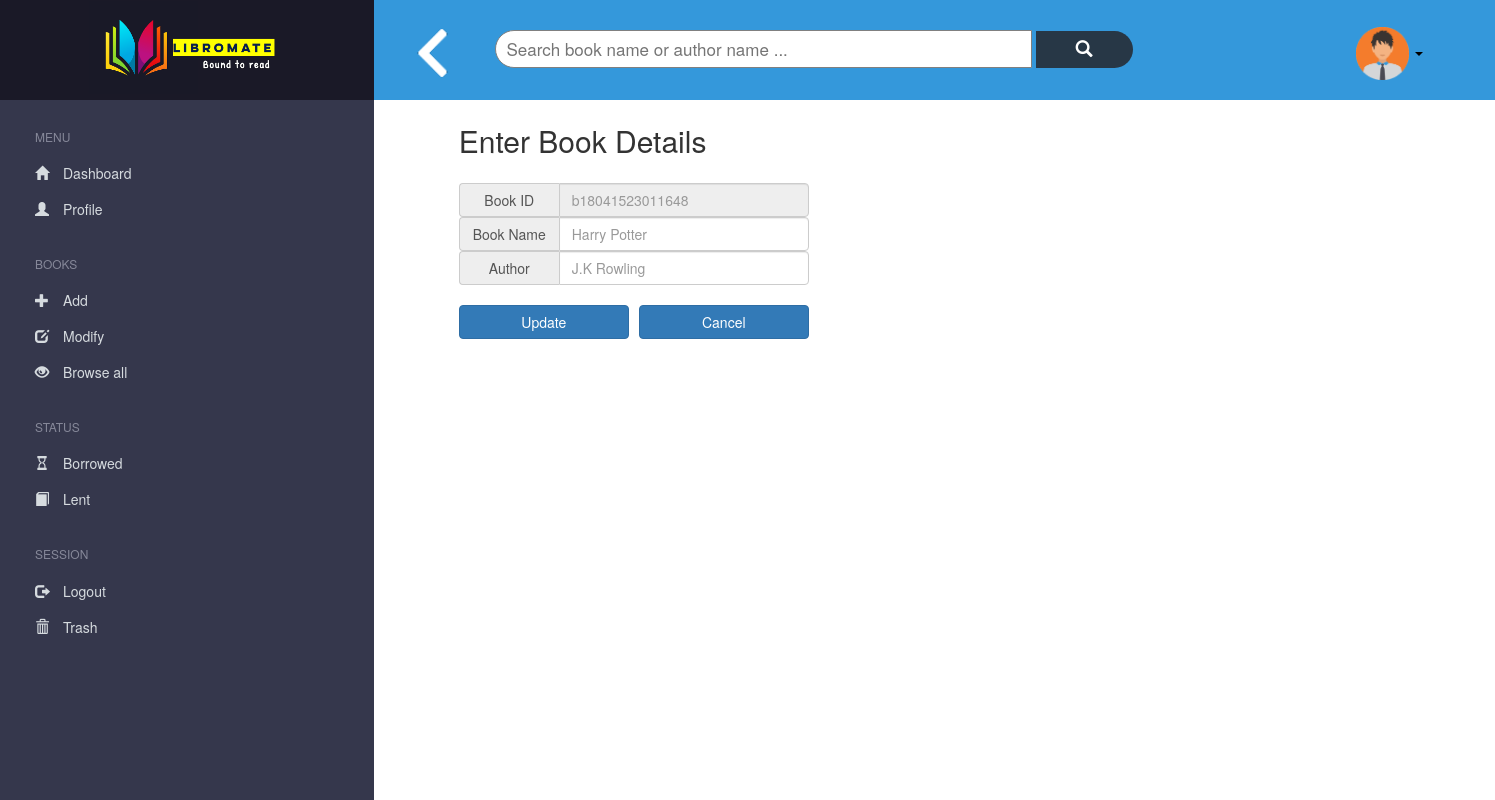
/edit_book.php?edit=b18041523011648 (signed in), run on the app's committed database.
### tables this page shows
CREATE TABLE `books` (
  `bid` varchar(15) NOT NULL,
  `bname` varchar(40) NOT NULL,
  `author` varchar(30) NOT NULL,
  `owner` varchar(15) NOT NULL,
  `trash` tinyint(1) DEFAULT '0',
  PRIMARY KEY (`bid`),
  KEY `owner` (`owner`),
  CONSTRAINT `books_ibfk_1` FOREIGN KEY (`owner`) REFERENCES `users` (`id`)
);

### edit_book.php (the view, shortened to what this page needs)
<?php
	require_once('db_connect.php');
	if(isset($_GET['edit'])){
		$bid = $_GET['edit'];
		$query = "SELECT * FROM books WHERE bid='$bid'";
		$result = mysqli_query($link,$query);
		$row = mysqli_fetch_array($result);
	}
?>
<!DOCTYPE html>
<html lang="en">
	<head>
	    <link rel="stylesheet" href="https://maxcdn.bootstrapcdn.com/bootstrap/3.3.7/css/bootstrap.min.css">
	    <link rel="stylesheet" type="text/css" href="CSS/style.css">
	</head>
	<body>
		<div class="container-fluid">
			<div class="row">
				<div class="col-md-3">
					<div class="row">
        				<div class="col-md-3" align="center" style="background-color:#1A1927;position:fixed">
        					<a href="dashboard.php"><img src="Images/logo.png" style="height:100px;"></a>
        				</div>
        				<div id="dashboard_left_col" style="padding-top:100px">
					        <ul>
								<br>
					            <p>MENU</p>
					            <li><a href="dashboard.php">
					                <span class="glyphicon glyphicon-home"></span>&emsp;Dashboard</a>
					            </li>
					            <li><a href="profile.php">
					                <span class="glyphicon glyphicon-user"></span>&emsp;Profile</a>
					            </li>
								<br>
					            <p>BOOKS</p>
					            <li><a href="add.php">
					                <span class="glyphicon glyphicon-plus"></span>&emsp;Add</a>
					            </li>
					            <li><a href="modify.php">
					                <span class="glyphicon glyphicon-edit"></span>&emsp;Modify</a>
					            </li>
								<li><a href="browse.php">
					                <span class="glyphicon glyphicon-eye-open"></span>&emsp;Browse all</a>
					            </li>
								<br>
								<p>STATUS</p>
					            <li><a href="borrow.php">
					            		<span class="glyphicon glyphicon-hourglass"></span>&emsp;Borrowed
								 	</a>
					            </li>
					            <li><a href="lent.php">
					                	<span class="glyphicon glyphicon-book"></span>&emsp;Lent
									</a>
					            </li>
					            <br>
					            <p>SESSION</p>
					            <li><a href="logout.php">
					                <span class="glyphicon glyphicon-log-out"></span>&emsp;Logout</a>
					            </li>
					            <li><a href="trash.php">
					                <span class="glyphicon glyphicon-trash"></span>&emsp;Trash</a>
					            </li>
					        </ul>
					    </div>
					</div>
				</div>
				<?php
					include "topnav.php";
				?>
						<div class="container-fluid">
							<br>
							<div style="font-size:30px;padding-left: 70px">Enter Book Details</div>
							<br>
					    	<div class="container" style="padding-left: 70px">
							  	<form action="edit_book.php?edit=<?php echo $row['bid']; ?>" method="post">
								  	<div class="input-group">
										<span class="input-group-addon" style="width: 100px;">Book ID</span>
										<input type="text" disabled="disabled" class="form-control" style="width:250px;" name="bid" placeholder="<?php echo $row['bid']; ?>">
								    </div>
								    <div class="input-group">
										<span class="input-group-addon" style="width: 100px;">Book Name</span>
										<input type="text" class="form-control" style="width:250px;" name="bname" placeholder="<?php echo $row['bname']; ?>">
								    </div>
									<div class="input-group">
										<span class="input-group-addon" style="width: 100px;">Author</span>
										<input type="text" class="form-control" style="width:250px;" name="author" placeholder="<?php echo $row['author']; ?>">
									</div>
									<br>
									<div style="float: left; width: 170px">
						        		<input class="btn btn-block btn-primary" type="submit" name="update" value="Update">
						         	</div>
						          	<div style="float: right; width: 170px;margin-right:735px;">
						                <input class="btn btn-block btn-primary" type="button" name="cancel" value="Cancel" onclick="javascript:history.back();">
						          	</div>
							  	</form>
							</div>
						</div>
				    </div>
				</div>
			</div>
		</div>
	</body>
</html>

### CSS/style.css (style rules this page uses)
#dashboard_left_col p { padding-left: 35px; padding-top:8px; color: #868899; font-size: 12px; }
#dashboard_left_col ul { list-style-type: none; margin: 0; padding: 0; width: 25%; background-color: #35374C; position: fixed; height: 100%; overflow: auto; font-size: 14px; }
#dashboard_left_col li a { display: block; color: #D6DBDF; padding: 8px 35px; text-decoration: none; }

### data on the page
books: bid "b18041523011648", bname "Harry Potter", author "J.K Rowling"
